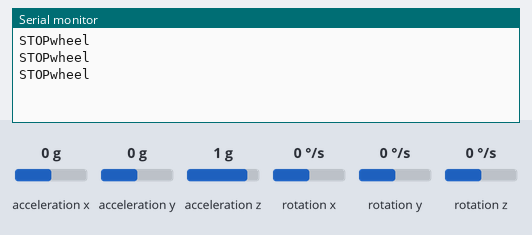
Simulated run of this sketch. Board: Arduino Uno, built with avr-gcc and run on an emulated ATmega328P. Parts: the last lines printed to the serial monitor. Wiring (inferred from the names in the program): MPU-6050 motion sensor at I2C address 0x68. Inputs (shaded band) come from the test bench; at power-on: acceleration x 0 g, acceleration y 0 g, acceleration z 1 g, rotation x 0 °/s, rotation y 0 °/s, rotation z 0 °/s.

Above: at 1.3 s.
1.4 s: acceleration x set to -1.4 g
At 1.9 s:
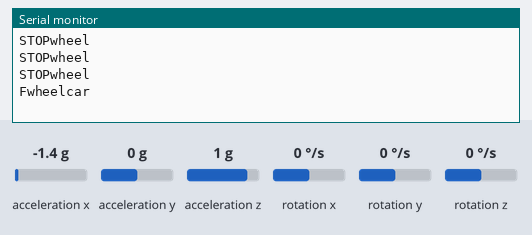
3.5 s: acceleration x set to 0.8 g
At 3.9 s:
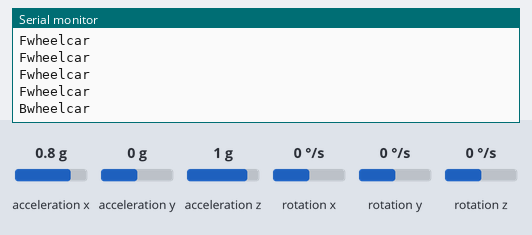

Measured:
- after the input at 1.4 s, the serial monitor: prints a new line after 0.11 s (image 1)
- after the input at 3.5 s, the serial monitor: prints a new line at once (image 2)

The sketch:

TRANSMITTER-TEST.ino
```cpp
    // MPU-6050 Short Example Sketch
    // By Arduino User JohnChi
    // August 17, 2014
    // Public Domain
    // pin connection SDA=A4; AND SCL=A5;

    #include<Wire.h>
    const int MPU_addr=0x68;  // I2C address of the MPU-6050
    int16_t AcX,AcY,AcZ,Tmp,GyX,GyY,GyZ;
    String data_out="";

    void setup(){
      Serial.begin(9600);
      Wire.begin();
      Wire.beginTransmission(MPU_addr);
      Wire.write(0x6B);  // PWR_MGMT_1 register
      Wire.write(0);     // set to zero (wakes up the MPU-6050)
      Wire.endTransmission(true);
    }
//====================================================================================
    void loop(){
      Wire.beginTransmission(MPU_addr);
      Wire.write(0x3B);  // starting with register 0x3B (ACCEL_XOUT_H)
      Wire.endTransmission(false);
      Wire.requestFrom(MPU_addr,14,true);  // request a total of 14 registers
      AcX=Wire.read()<<8|Wire.read();  // 0x3B (ACCEL_XOUT_H) & 0x3C (ACCEL_XOUT_L)
      AcY=Wire.read()<<8|Wire.read();  // 0x3D (ACCEL_YOUT_H) & 0x3E (ACCEL_YOUT_L)
      AcZ=Wire.read()<<8|Wire.read();  // 0x3F (ACCEL_ZOUT_H) & 0x40 (ACCEL_ZOUT_L)
      Tmp=Wire.read()<<8|Wire.read();  // 0x41 (TEMP_OUT_H) & 0x42 (TEMP_OUT_L)
      GyX=Wire.read()<<8|Wire.read();  // 0x43 (GYRO_XOUT_H) & 0x44 (GYRO_XOUT_L)
      GyY=Wire.read()<<8|Wire.read();  // 0x45 (GYRO_YOUT_H) & 0x46 (GYRO_YOUT_L)
      GyZ=Wire.read()<<8|Wire.read();  // 0x47 (GYRO_ZOUT_H) & 0x48 (GYRO_ZOUT_L)

      //Serial.print("X = "); Serial.print(AcX);
      //Serial.println();
      //Serial.print("Y = "); Serial.print(AcY);
      //Serial.println();
      //Serial.print("Z = "); Serial.print(AcZ);
      //Serial.println();
      //Serial.println();

//------------------------------------------------------------
      if(AcX<=-10000){      //move forward
        data_out+="Fwheelcar";
        Serial.println(String(data_out));
        data_out="";
        delay(500);
      }
            else if(AcX>=10000){      //move backward
        data_out+="Bwheelcar";
        Serial.println(String(data_out));
        data_out="";
        delay(500);
      }
//---------------------------------------------------------------

      else if(AcY>=10000){      //move RIGHT
        data_out+="Rwheelcar";
        Serial.println(String(data_out));
        data_out="";
        delay(500);
      }
            else if(AcY<=-10000){      //move LEFT
        data_out+="Lwheelcar";
        Serial.println(String(data_out));
        data_out="";
        delay(500);
      }
//---------------------------------------------------------------
else{
        data_out+="STOPwheel";
        Serial.println(String(data_out));
        data_out="";
        delay(500);
}
    }
```
